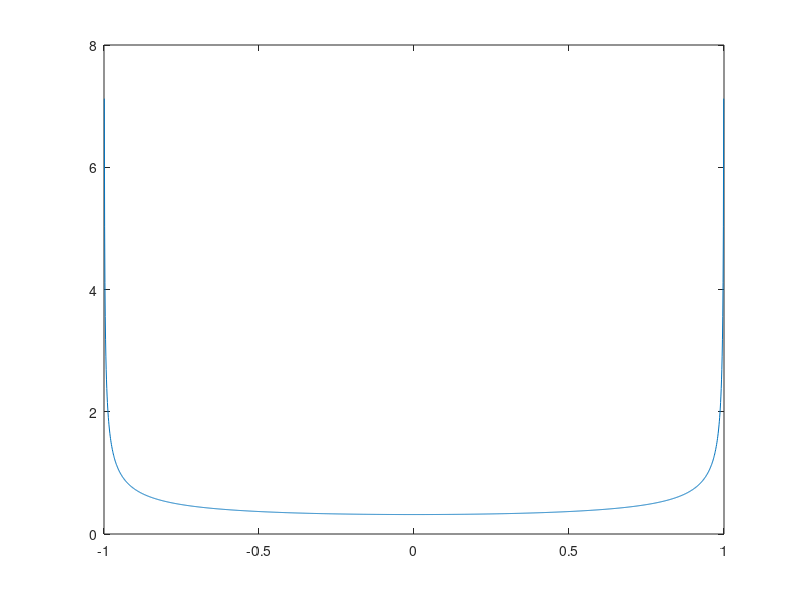

Write the MATLAB code that produced this figure. (Note: this script raises an error after producing the figure.)
%%task3.1



%% a 

%%First we need to set up the step size and the range of input c, then we
%%espress the relation between the c and f_c which is the continuous
%%chaotic probability density function(cpdf). And I also polt the graph of
%%E_c which represents the product of c times f_c, so we can get the
%%diagram posted on the tutorial materials. But when I calculated the mean
%%and variance of the density function I was told that the mean of f_c is
%%infinity and the variance is not a number.

tstart=tic;
c=-1:0.001:1;
len = length(c);
f_c = zeros(1,len);
for i=2:len-1
    f_c(i)=1/(pi*((1-c(i)^2)^0.5));
end
f_c(1)=f_c(2);
f_c(end)=f_c(end-1);
plot(c,f_c);
telapsed = toc(tstart);

E_c=c.*f_c;
% plot(c,E_c);

m=mean(f_c(2:len-1));
v=var(f_c);


%% 

%%In the second part we are asked to generate different variates of the
%%cpdf and find the empirical cpdf. I just use the 'for' loop to express
%%it. First I need to generate a random intial value 'i' by using the
%%code 2* rand(1,1)-1, and a zero matrix 's' to save the generated chaotic
%%numbers, the capacity 'n' of 's' can be various like 100, 1000, or 10000.
%%Then we set up the step 't' from one to n, put all the chaotic numbers
%%into the zero matrix one by one with the step till the expiry of the
%%matrix. So we can obtain a matrix with chaotic numbers at last.
 
% %for loop;
i=2*rand(1)-1;
n=1000000;
s=zeros(1,n);
for t=1:n;
    i=2*i^2-1;
    s(t)=i;
end

mean(s);
var(s);
histogram(s,100);

  
%% c

%%The meaning of MSE is comparing all the chaotic numbers in the generated
%%matrix with the mean value to find the mean square error of the cpdf. So
%%we made up a matrix with the same parameters as 's' which called 'k',
%%each element of 'k' is made up by the mean value of 's'. Next step we use
%%the formula to get the value of MSE.

k=mean(s)*[ones(1,n)];

MSE=sqrt(sum((s-k).^2)/n);


%% d 

%%In this case we just neet to generate three matrixes to be detected and
%%caculated the variance of them. From the slids of the chaotic stochastic
%%processes(page 8) we can figure out that the theoretically expected
%%value can be calculated by the formula and it values 0.5. After comparing
%%with the expected value we found out that the more variates we pick, the
%%closer we can get to the expected value.

i1=2* rand(1,1)-1;
n1=1000;
s1=zeros(1,n1);
t1=1;
for t1=1:n1;
    i1=2*i1^2-1;
    s1(1,t1)=i1;
end
v1=var(s1);

i2=2* rand(1,1)-1;
n2=10000;
s2=zeros(1,n2);
t2=1;
for t2=1:n2;
    i2=2*i2^2-1;
    s2(1,t2)=i2;
end
v2=var(s2);

i3=2* rand(1,1)-1;
n3=1000000;
s3=zeros(1,n3);
t3=1;
for t3=1:n3;
    i3=2*i3^2-1;
    s3(1,t3)=i3;
end
v3=var(s3);

%%e 

%%In this part I didn't saperate the chaotic random values to 1000 samples
%%with 10 variates each. Instead I juet generate 10000 chaotic random
%%numbers and imagine them as 1000 samples, and use the pedometer to pick
%%out the 5th and 10th of each sample(T5 and T10). Then calculate the mean
%%value and variance of them.

i=2* rand(1,1)-1;
n=10000;
s=zeros(1,n);
t=1;
for t=1:n;
    i=2*i^2-1;
    s(1,t)=i;
end

T5=s(5:10:9995);
T10=s(10:10:10000);

m5=mean(T5);
v5=var(T5);

m10=mean(T10);
v10=var(T10);

%%f

%%I just search the internet for the stationarity of the process, and found
%%out the code to exam it luckily. The 'K' repersents whether the process
%%is stable, when K equals to 1 it's stable , otherwise it will equal to 0.

i=2* rand(1,1)-1;
s=zeros(1,100);
t=1;
for t=1:100;
    i=2*i^2-1;
    s(1,t)=i;
end

mean(s);
var(s);
hist(s);

K=adftest(s);


%%g

%%The word ergodic means the process can be obtained from the process of a
%%sample function of its various statistical properties, with this 
%%characteristic of the random process is called with each state after the 
%%random process. So after we check the histogram we can obtain the
%%diagrams with the similar trend of the whole process.


i=2* rand(1,1)-1;
S=zeros(1,10000);
t=1;
for t=1:10000;
    i=2*i^2-1;
    S(1,t)=i;
end


T5=S(5:10:9995);
T10=S(10:10:10000);

m5=mean(T5);
v5=var(T5);

m10=mean(T10);
v10=var(T10);

    
hist(T5(:));
hist(T10(:));
hist(S(:));